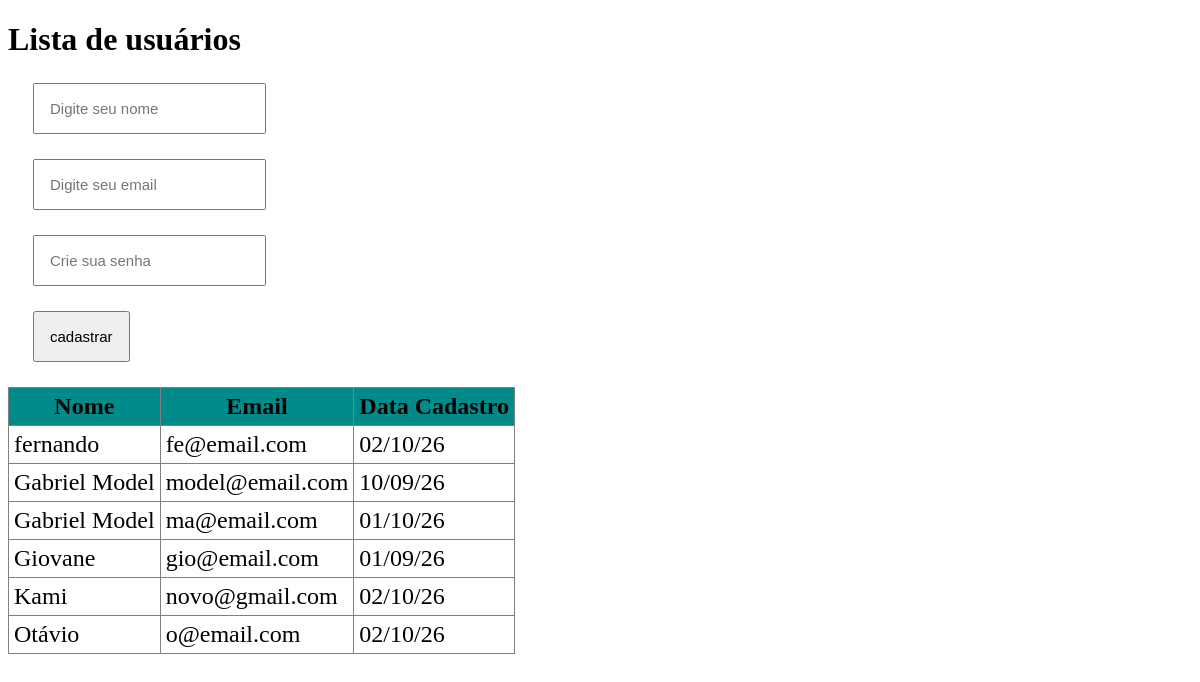
Screenshot of /Aula10/usuarios.php with the database file from the repository.
### tables this page shows
CREATE TABLE `usuarios` (
  `id` int(11) NOT NULL,
  `nome` varchar(180) NOT NULL,
  `email` varchar(100) NOT NULL,
  `senha` varchar(255) NOT NULL,
  `obs` text NOT NULL,
  `data` date NOT NULL
);

### Aula10/functions.php (called while the page is built, shortened)
<?php
function buscar($conecta){
    $sql = "SELECT * FROM usuarios ORDER BY nome";
    $action = mysqli_query($conecta, $sql);
    $dados = mysqli_fetch_all($action, MYSQLI_ASSOC);
    return $dados;
}

### Aula10/usuarios.php (the view, shortened to what this page needs)
<?php require_once "functions.php"; ?>
<!DOCTYPE html>
<html lang="pt-br">
<head>
</head>
<body>
    <h1>Lista de usuários</h1>
    <form method="post">
        <input type="text" name="nome" required placeholder="Digite seu nome">
        <input type="email" name="email" required placeholder="Digite seu email">
        <input type="password" name="senha" required placeholder="Crie sua senha">
        <input type="submit" name="cadastrar" value="cadastrar">
    </form>
    <table border="1">
        <thead>
            <tr>
                <th>Nome</th>
                <th>Email</th>
                <th>Data Cadastro</th>
            </tr>
        </thead>
        <tbody>
            <?php
                $usuarios = buscar($conecta);
                foreach ($usuarios as $usuario) : ?>
                    <tr>
                        <td><?php echo $usuario['nome']; ?></td>
                        <td><?php echo $usuario['email']; ?></td>
                        <td><?php
                                $data = date_create($usuario['data']);
                                echo date_format($data, "d/m/y")
                            ?>
                        </td>
                    </tr>
            <?php endforeach ?>
        </tbody>
    </table>
</body>
</html>

### Aula10/usuarios.php (style rules this page uses)
table { border-collapse: collapse; font-size: 24px; }
thead { background: darkcyan; }
td, th { padding: 5px; }
input { display: block; margin: 25px; padding: 15px; font-size: 15px; }

### rows the page displays
usuarios: nome "fernando", email "fe@email.com", data "02/10/26"
usuarios: nome "Gabriel Model", email "model@email.com", data "10/09/26"
usuarios: nome "Gabriel Model", email "ma@email.com", data "01/10/26"
usuarios: nome "Giovane", email "gio@email.com", data "01/09/26"
usuarios: nome "Kami", email "novo@gmail.com", data "02/10/26"
usuarios: nome "Otávio", email "o@email.com", data "02/10/26"
